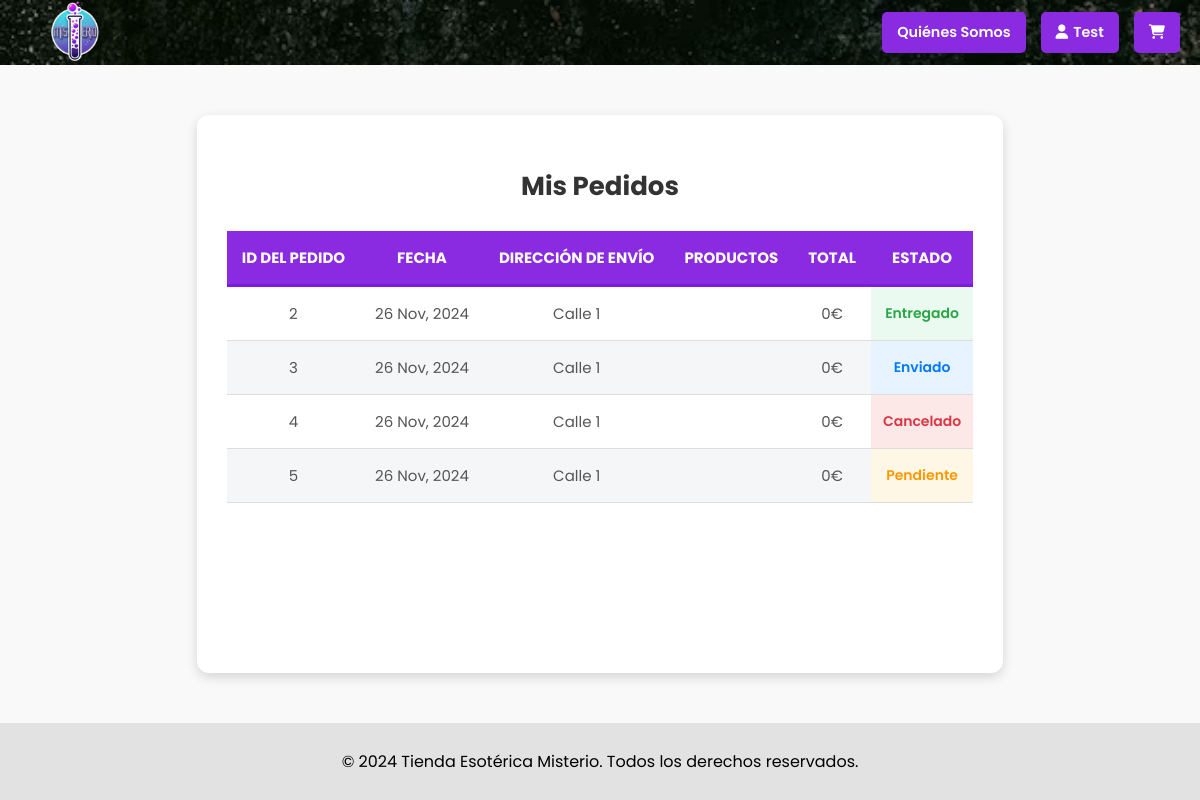
Screenshot of /mis_pedidos/ (signed in) with the database file from the repository.
### tiendaEsoterica/models.py (models this page shows, shortened)
class Pedido(models.Model):
    ESTADO_CHOICES = [
        ('P', 'Pendiente'),
        ('C', 'Enviado'),
        ('E', 'Entregado'),
        ('X', 'Cancelado'),
    ]
    METODO_PAGO_CHOICES = [
        ('contrareembolso', 'Contrareembolso'),
        ('pasarela', 'Pasarela de Pago'),
    ]
    user = models.ForeignKey(User, on_delete=models.SET_NULL, null=True, blank=True)
    email = models.CharField(max_length=255, blank=True, null=True)
    fecha_pedido = models.DateTimeField(default=timezone.now)
    estado = models.CharField(max_length=1, choices=ESTADO_CHOICES, default='P')
    metodo_pago = models.CharField(max_length=20, choices=METODO_PAGO_CHOICES, default='pasarela')
    direccion_envio = models.CharField(max_length=255, blank=True, null=True)
    numero_seguimiento = models.CharField(max_length=100, blank=True, null=True, unique=True)
    fecha_actualizacion_estado = models.DateTimeField(auto_now=True)
    @property
    def precio_total(self):
        return sum(item.producto.precio * item.cantidad for item in self.items.all())

### tiendaEsoterica/views.py (the view)
# urls.py: path('mis_pedidos/', views.mis_pedidos, name='mis_pedidos'),
@login_required
def mis_pedidos(request):
    pedidos = Pedido.objects.filter(user=request.user).prefetch_related('items__producto')
    return render(request, 'mis_pedidos.html', {'pedidos': pedidos})

### tiendaEsoterica/templates/mis_pedidos.html (shortened to what this page needs)
{% extends 'base-minimal.html' %}
{% load static %}
{% block content %}
<link rel="stylesheet" href="{% static 'css/mis_pedidos.css' %}">
<div class="contenedor-pedidos">
    <h2>Mis Pedidos</h2>
    {% if pedidos %}
        <table>
            <thead>
                <tr>
                    <th>ID del Pedido</th>
                    <th>Fecha</th>
                    <th>Dirección de Envío</th>
                    <th>Productos</th>
                    <th>Total</th>
                    <th>Estado</th>
                </tr>
            </thead>
            <tbody>
                {% for pedido in pedidos %}
                    <tr>
                        <td>{{ pedido.id }}</td>
                        <td>{{ pedido.fecha_pedido|date:"d M, Y" }}</td>
                        <td>{{ pedido.direccion_envio }}</td>
                        <td>
                        </td>
                        <td class="total">{{ pedido.precio_total }}€</td>
                        <td class="estado {{ pedido.estado|lower }}">{{ pedido.get_estado_display }}</td>
                    </tr>
                {% endfor %}
            </tbody>
        </table>
    {% else %}
        <p class="sin-pedidos">No tienes pedidos.</p>
    {% endif %}
</div>
{% endblock %}

### tiendaEsoterica/templates/base-minimal.html (shortened to what this page needs)
<!DOCTYPE html>
{% load static %}
<html lang="en">
<head>
    <link rel="stylesheet" href="{% static 'css/register.css' %}">
    <link rel="stylesheet" href="{% static 'css/Perfil.css' %}">
    <link rel="stylesheet" href="https://cdnjs.cloudflare.com/ajax/libs/font-awesome/6.5.1/css/all.min.css">
    <link rel="stylesheet" href="{% static 'css/base.css' %}">
    <link rel="stylesheet" href="https://cdnjs.cloudflare.com/ajax/libs/noUiSlider/15.5.0/nouislider.min.css">
</head>
<body>
    <div class="wrapper">
        <header>
            <nav class="appnavbar">
                <div class="logo">
                    <a href="{% url 'inicio' %}">
                        <img src="{% static 'images/logoMisterio.png' %}" alt="Logo">
                    </a>
                </div>
                <div class="nav-links">
                    <a href="{% url 'quienes_somos' %}"  class="button cesta-button">Quiénes Somos</a>
                    {% if user.is_authenticated %}
                    <a href="/perfil/" class="button">
                        <i class="fa-solid fa-user" style="margin-right: 5px;"></i>
                        {{ user.first_name }}
                    </a>
                    {% else %}
                    <a href="/login/" class="button">
                        <i class="fa-solid fa-user"></i>
                    </a>
                    {% endif %}
                    <a href="/carrito" class="button cesta-button">
                        <i class="fa-solid fa-cart-shopping"></i>
                    </a>
                </div>
            </nav>
        </header>
        <main>
            {% block content %}
            {% endblock %}
        </main>
        <footer>
            <p>&copy; 2024 Tienda Esotérica Misterio. Todos los derechos reservados.</p>
        </footer>
    </div>
</body>
</html>

### static/css/register.css (style rules this page uses)
html, body { height: 100%; margin: 0; padding: 0; overflow: auto; background-color: #e2e2e2; color: #2e2a47; }
h2 { font-size: 26px; font-weight: bold; margin-bottom: 20px; text-align: center; }

### static/css/base.css (style rules this page uses)
html, body { height: 100%; margin: 0; padding: 0; font-family: 'Poppins', sans-serif; background-color: #f9f9f9; }
.wrapper { display: flex; flex-direction: column; min-height: 100vh; }
header { background: #000; color: #fff; text-align: center; width: 100%; z-index: 10; position: relative; height: 65px; overflow: visible; }
nav.appnavbar { display: flex; justify-content: space-between; align-items: center; padding: 0 20px; background-image: url("../images/fondoNav.png"); background-size: cover; background-position: center; height: 100%; }
nav.appnavbar .logo img { height: 90px; width: auto; position: absolute; top: -12px; left: 30px; }
nav.appnavbar .nav-links { display: flex; gap: 15px; }
nav.appnavbar .nav-links a { color: #fff; text-decoration: none; padding: 10px 15px; border-radius: 5px; transition: background-color 0.3s; }
main { flex: 1; padding: 20px; margin-top: calc(var(--header-height, 90px)); }
footer { background-color: #e2e2e2; color: #000; text-align: center; padding: 10px 0; bottom: 0; left: 0; width: 100%; }
.button { background-color: #8a2be2; color: #fff; padding: 0.5rem 1rem; border: none; border-radius: 5px; text-decoration: none; font-weight: 600; display: flex; align-items: center; transition: background-color 0.3s; font-size: 0.9rem; }
.cesta-button { display: flex; align-items: center; }
.button { transition: all 0.3s ease; }

### static/css/mis_pedidos.css (style rules this page uses)
main { max-width: 900px; margin: 50px auto; padding: 30px; background-color: #fff; border-radius: 12px; box-shadow: 0 4px 12px rgba(0, 0, 0, 0.15); }
h2 { text-align: center; margin-bottom: 25px; color: #333; font-size: 26px; font-weight: 700; }
table { width: 100%; border-collapse: collapse; margin-top: 20px; font-size: 15px; color: #555; }
th { background-color: #8a2be2; color: white; padding: 15px; text-align: center; font-weight: 700; font-size: 15px; text-transform: uppercase; border-bottom: 3px solid #7a1be2; }
tr { border-bottom: 1px solid #ddd; }
td { padding: 15px; text-align: center; vertical-align: middle; }
tr:nth-child(even) { background-color: #f4f6f8; }
td:last-child { font-weight: bold; color: #8a2be2; }
td.estado { font-size: 14px; font-weight: 600; text-transform: capitalize; padding: 8px 12px; display: table-cell; }
.estado.p { color: #ff9800; background-color: #fff7e6; }
.estado.c { color: #007bff; background-color: #e7f3ff; }
.estado.e { color: #28a745; background-color: #eafaf1; }
.estado.x { color: #dc3545; background-color: #fde8e8; }

### rows the page displays
Pedido: id "2", fecha_pedido "26 Nov, 2024", direccion_envio "Calle 1", precio_total "0", estado "Entregado"
Pedido: id "3", fecha_pedido "26 Nov, 2024", direccion_envio "Calle 1", precio_total "0", estado "Enviado"
Pedido: id "4", fecha_pedido "26 Nov, 2024", direccion_envio "Calle 1", precio_total "0", estado "Cancelado"
Pedido: id "5", fecha_pedido "26 Nov, 2024", direccion_envio "Calle 1", precio_total "0", estado "Pendiente"

### other values shown
{{ user.first_name }} "Test"
